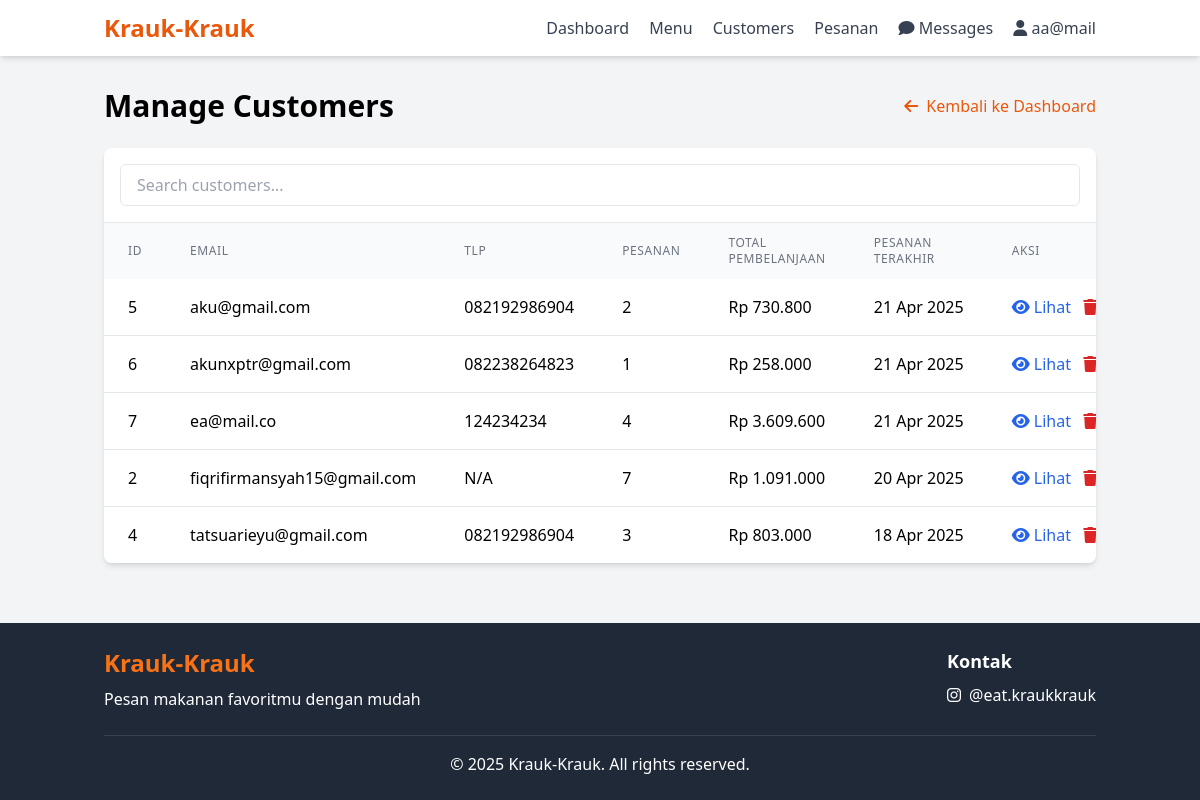
The page /admin/manage_customers.php (signed in) on the database its author committed.
### tables this page shows
CREATE TABLE `akun` (
  `id` int NOT NULL,
  `email` varchar(255) NOT NULL,
  `password` varchar(255) NOT NULL,
  `admin_value` tinyint(1) NOT NULL DEFAULT '0',
  `created_at` timestamp NOT NULL DEFAULT CURRENT_TIMESTAMP,
  `no_telp` varchar(20) DEFAULT NULL
);

### admin/manage_customers.php (the view, shortened to what this page needs)
<?php
require_once '../includes/header.php';
$customer_detail = null;
$customer_orders = [];
if (!$customer_detail) {
    $stmt = $pdo->query("
        SELECT a.*,
               COUNT(p.id) as order_count,
               SUM(p.total_harga) as total_spent,
               MAX(p.waktu_pemesanan) as last_order_date
        FROM akun a
        LEFT JOIN pesanan p ON a.id = p.id_customer
        WHERE a.admin_value = 0
        GROUP BY a.id
        ORDER BY a.email
    ");
    $customers = $stmt->fetchAll();
}
?>
<div class="container mx-auto px-4 py-8">
    <div class="flex justify-between items-center mb-6">
        <h1 class="text-3xl font-bold"><?= isset($customer_detail) ? 'Customer Details' : 'Manage Customers' ?></h1>
        <a href="<?= isset($customer_detail) ? 'manage_customers.php' : 'dashboard.php' ?>" class="text-orange-600 hover:underline inline-flex items-center">
            <i class="fas fa-arrow-left mr-2"></i> Kembali ke <?= isset($customer_detail) ? 'Customers List' : 'Dashboard' ?>
        </a>
    </div>
    <?php if (isset($customer_detail)): ?>
        <div class="grid grid-cols-1 md:grid-cols-3 gap-6">
            <div class="md:col-span-1">
                <div class="bg-white rounded-lg shadow-md p-6 mb-6">
                    <h2 class="text-xl font-semibold mb-4">Informasi Pelanggan</h2>
                    <div class="space-y-4">
                        <div>
                            <p class="text-sm text-gray-600">Email</p>
                            <p class="font-medium"><?= htmlspecialchars($customer_detail['email']) ?></p>
                        </div>
                        <div>
                            <p class="text-sm text-gray-600">Nomor Telepon</p>
                            <p class="font-medium"><?= htmlspecialchars($customer_detail['no_telp'] ?? 'Not provided') ?></p>
                        </div>
                        <div>
                            <p class="text-sm text-gray-600">Telah Registrasi Pada</p>
                            <p class="font-medium"><?= date('d M Y H:i', strtotime($customer_detail['created_at'])) ?></p>
                        </div>
                        <div>
                            <p class="text-sm text-gray-600">Total Pemesanan</p>
                            <p class="font-medium"><?= count($customer_orders) ?></p>
                        </div>
                        <div>
                            <p class="text-sm text-gray-600">Total Pembelanjaan</p>
                            <p class="font-medium">Rp <?= number_format(array_sum(array_column($customer_orders, 'total_harga')), 0, ',', '.') ?></p>
                        </div>
                    </div>
                </div>
                <div class="bg-white rounded-lg shadow-md p-6">
                    <h2 class="text-xl font-semibold mb-4">Reset Password</h2>
                    <form action="manage_customers.php?id=<?= $customer_detail['id'] ?>" method="POST">
                        <input type="hidden" name="action" value="reset_password">
                        <input type="hidden" name="customer_id" value="<?= $customer_detail['id'] ?>">
                        <div class="mb-4">
                            <label for="new_password" class="block text-sm font-medium text-gray-700 mb-1">Password Baru</label>
                            <input
                                type="password"
                                id="new_password"
                                name="new_password"
                                class="w-full border rounded-md px-3 py-2 focus:outline-none focus:ring-2 focus:ring-orange-500"
                                required
                                minlength="6"
                            >
                            <p class="text-xs text-gray-500 mt-1">Paling sedikit 6 karakter</p>
                        </div>
                        <div class="flex justify-end">
                            <button type="submit" class="bg-orange-600 text-white py-2 px-4 rounded-md hover:bg-orange-700 transition">
                                Reset Password
                            </button>
                        </div>
                    </form>
                </div>
            </div>
            <div class="md:col-span-2">
                <div class="bg-white rounded-lg shadow-md p-6">
                    <h2 class="text-xl font-semibold mb-4">Histori Pemesanan</h2>
                    <?php if (count($customer_orders) > 0): ?>
                        <div class="overflow-x-auto">
                            <table class="min-w-full divide-y divide-gray-200">
                                <thead class="bg-gray-50">
                                    <tr>
                                        <th scope="col" class="px-6 py-3 text-left text-xs font-medium text-gray-500 uppercase tracking-wider">ID Pemesanan</th>
                                        <th scope="col" class="px-6 py-3 text-left text-xs font-medium text-gray-500 uppercase tracking-wider">Tanggal</th>
                                        <th scope="col" class="px-6 py-3 text-left text-xs font-medium text-gray-500 uppercase tracking-wider">Item</th>
                                        <th scope="col" class="px-6 py-3 text-left text-xs font-medium text-gray-500 uppercase tracking-wider">Total</th>
                                        <th scope="col" class="px-6 py-3 text-left text-xs font-medium text-gray-500 uppercase tracking-wider">Status</th>
                                        <th scope="col" class="px-6 py-3 text-left text-xs font-medium text-gray-500 uppercase tracking-wider">Aksi</th>
                                    </tr>
                                </thead>
                                <tbody class="bg-white divide-y divide-gray-200">
                                    <?php foreach ($customer_orders as $order): ?>
                                        <tr>
                                            <td class="px-6 py-4 whitespace-nowrap">#<?= $order['id'] ?></td>
                                            <td class="px-6 py-4 whitespace-nowrap"><?= date('d M Y H:i', strtotime($order['waktu_pemesanan'])) ?></td>
                                            <td class="px-6 py-4">
                                                <div class="truncate max-w-xs" title="<?= htmlspecialchars($order['menu_items']) ?>">
                                                    <?= htmlspecialchars($order['menu_items']) ?>
                                                </div>
                                            </td>
                                            <td class="px-6 py-4 whitespace-nowrap">Rp <?= number_format($order['total_harga'], 0, ',', '.') ?></td>
                                            <td class="px-6 py-4 whitespace-nowrap">
                                                <span class="px-2 inline-flex text-xs leading-5 font-semibold rounded-full
                                                    <?php
                                                    switch($order['status']) {
                                                        case 'Menunggu Konfirmasi':
                                                            echo 'bg-yellow-100 text-yellow-800';
                                                            break;
                                                        case 'Diterima':
                                                            echo 'bg-blue-100 text-blue-800';
                                                            break;
                                                        case 'Diproses':
                                                            echo 'bg-purple-100 text-purple-800';
                                                            break;
                                                        case 'Diperjalanan':
                                                            echo 'bg-orange-100 text-orange-800';
                                                            break;
                                                        case 'Telah Sampai':
                                                            echo 'bg-green-100 text-green-800';
                                                            break;
                                                        case 'Dibatalkan':
                                                            echo 'bg-red-100 text-red-800';
                                                            break;
                                                        default:
                                                            echo 'bg-gray-100 text-gray-800';
                                                    }
                                                    ?>">
                                                    <?= ucfirst($order['status']) ?>
                                                </span>
                                            </td>
                                            <td class="px-6 py-4 whitespace-nowrap">
                                                <a href="../admin/order_details.php?id=<?= $order['id'] ?>" class="text-orange-600 hover:text-orange-900">
                                                    Lihat Detail
                                                </a>
                                            </td>
                                        </tr>
                                    <?php endforeach; ?>
                                </tbody>
                            </table>
                        </div>
                    <?php else: ?>
                        <p class="text-gray-500 text-center py-4">Tidak ada pesanan untuk akun ini.</p>
                    <?php endif; ?>
                </div>
            </div>
        </div>
    <?php else: ?>
        <div class="bg-white rounded-lg shadow-md overflow-hidden">
            <div class="p-4 border-b">
                <input type="text" id="customerSearch" placeholder="Search customers..." class="w-full px-4 py-2 border rounded-md focus:outline-none focus:ring-2 focus:ring-orange-500">
            </div>
            <div class="overflow-x-auto">
                <table class="min-w-full" id="customersTable">
                    <thead class="bg-gray-50">
                        <tr>
                            <th class="px-6 py-3 text-left text-xs font-medium text-gray-500 uppercase tracking-wider">ID</th>
                            <th class="px-6 py-3 text-left text-xs font-medium text-gray-500 uppercase tracking-wider">Email</th>
                            <th class="px-6 py-3 text-left text-xs font-medium text-gray-500 uppercase tracking-wider">Tlp</th>
                            <th class="px-6 py-3 text-left text-xs font-medium text-gray-500 uppercase tracking-wider">Pesanan</th>
                            <th class="px-6 py-3 text-left text-xs font-medium text-gray-500 uppercase tracking-wider">Total Pembelanjaan</th>
                            <th class="px-6 py-3 text-left text-xs font-medium text-gray-500 uppercase tracking-wider">Pesanan Terakhir</th>
                            <th class="px-6 py-3 text-left text-xs font-medium text-gray-500 uppercase tracking-wider">Aksi</th>
                        </tr>
                    </thead>
                    <tbody class="bg-white divide-y divide-gray-200">
                        <?php foreach ($customers as $customer): ?>
                        <tr>
                            <td class="px-6 py-4 whitespace-nowrap"><?= $customer['id'] ?></td>
                            <td class="px-6 py-4 whitespace-nowrap"><?= htmlspecialchars($customer['email']) ?></td>
                            <td class="px-6 py-4 whitespace-nowrap"><?= htmlspecialchars($customer['no_telp'] ?? 'N/A') ?></td>
                            <td class="px-6 py-4 whitespace-nowrap"><?= $customer['order_count'] ?></td>
                            <td class="px-6 py-4 whitespace-nowrap">
                                <?= $customer['total_spent'] ? 'Rp ' . number_format($customer['total_spent'], 0, ',', '.') : 'Rp 0' ?>
                            </td>
                            <td class="px-6 py-4 whitespace-nowrap">
                                <?= $customer['last_order_date'] ? date('d M Y', strtotime($customer['last_order_date'])) : 'Never' ?>
                            </td>
                            <td class="px-6 py-4 whitespace-nowrap space-x-2">
                                <a href="manage_customers.php?id=<?= $customer['id'] ?>" class="text-blue-600 hover:text-blue-900">
                                    <i class="fas fa-eye"></i> Lihat
                                </a>
                                <button onclick="deleteCustomer(<?= $customer['id'] ?>, <?= $customer['order_count'] ?>)"
                                        class="text-red-600 hover:text-red-900 ml-2">
                                    <i class="fas fa-trash"></i> Hapus
                                </button>
                            </td>
                        </tr>
                        <?php endforeach; ?>
                    </tbody>
                </table>
            </div>
        </div>
    <?php endif; ?>
</div>
<?php require_once '../includes/footer.php'; ?>

### rows shown on the page
akun: id "5", email "aku@gmail.com", no_telp "082192986904", order_count "2", total_spent "730.800", last_order_date "21 Apr 2025"
akun: id "6", email "akunxptr@gmail.com", no_telp "082238264823", order_count "1", total_spent "258.000", last_order_date "21 Apr 2025"
akun: id "7", email "ea@mail.co", no_telp "124234234", order_count "4", total_spent "3.609.600", last_order_date "21 Apr 2025"
akun: id "2", email "fiqrifirmansyah15@gmail.com", no_telp "N/A", order_count "7", total_spent "1.091.000", last_order_date "20 Apr 2025"
akun: id "4", email "tatsuarieyu@gmail.com", no_telp "082192986904", order_count "3", total_spent "803.000", last_order_date "18 Apr 2025"

### other values the page prints
$_SESSION['email'] "aa@mail"
